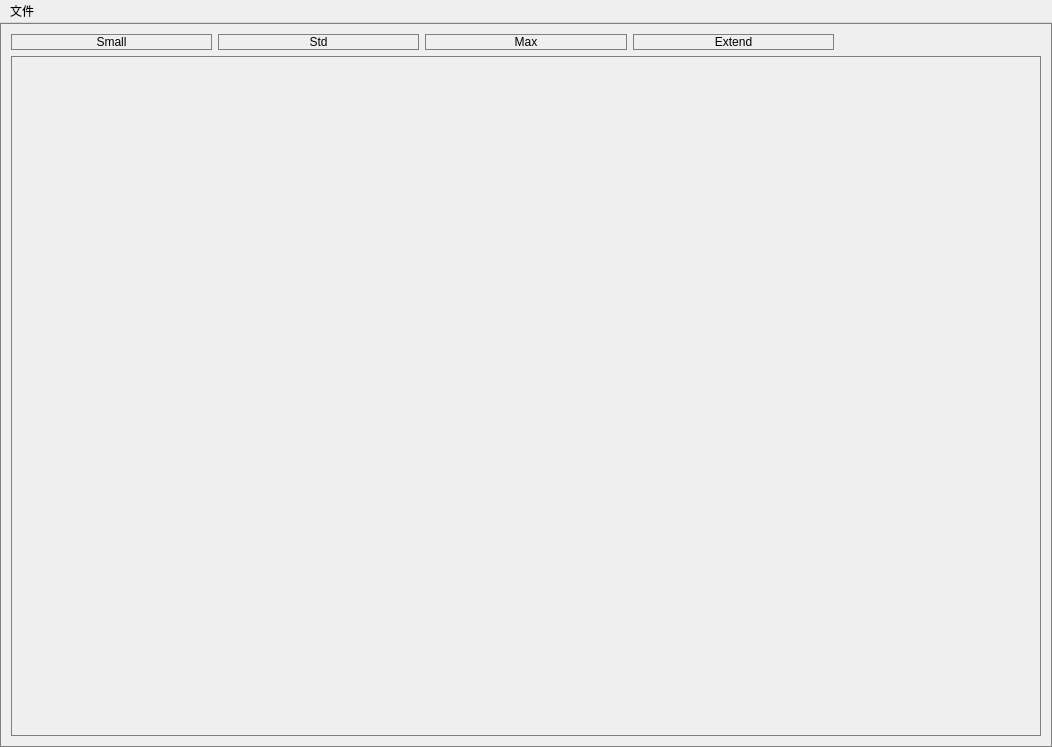
<?xml version="1.0" encoding="UTF-8"?>
<ui version="4.0">
 <class>MainWindow</class>
 <widget class="QMainWindow" name="MainWindow">
  <property name="geometry">
   <rect>
    <x>0</x>
    <y>0</y>
    <width>1052</width>
    <height>747</height>
   </rect>
  </property>
  <property name="windowTitle">
   <string>MainWindow</string>
  </property>
  <widget class="QWidget" name="centralWidget">
   <property name="styleSheet">
    <string notr="true">border: 1px solid gray;</string>
   </property>
   <layout class="QGridLayout" name="gridLayout">
    <item row="0" column="2">
     <widget class="QPushButton" name="MaxBtn">
      <property name="text">
       <string>Max</string>
      </property>
     </widget>
    </item>
    <item row="0" column="1">
     <widget class="QPushButton" name="StdBtn">
      <property name="text">
       <string>Std</string>
      </property>
     </widget>
    </item>
    <item row="0" column="0">
     <widget class="QPushButton" name="SmallBtn">
      <property name="text">
       <string>Small</string>
      </property>
     </widget>
    </item>
    <item row="0" column="3">
     <widget class="QPushButton" name="ExtendBtn">
      <property name="text">
       <string>Extend</string>
      </property>
     </widget>
    </item>
    <item row="1" column="0" colspan="5">
     <widget class="myopenGL" name="widget_1" native="true"/>
    </item>
   </layout>
  </widget>
  <widget class="QMenuBar" name="menuBar">
   <property name="geometry">
    <rect>
     <x>0</x>
     <y>0</y>
     <width>1052</width>
     <height>23</height>
    </rect>
   </property>
   <widget class="QMenu" name="menu">
    <property name="title">
     <string>文件</string>
    </property>
   </widget>
   <addaction name="menu"/>
  </widget>
 </widget>
 <layoutdefault spacing="6" margin="11"/>
 <customwidgets>
  <customwidget>
   <class>myopenGL</class>
   <extends>QWidget</extends>
   <header>myopengl.h</header>
   <container>1</container>
  </customwidget>
 </customwidgets>
 <resources/>
 <connections/>
</ui>
